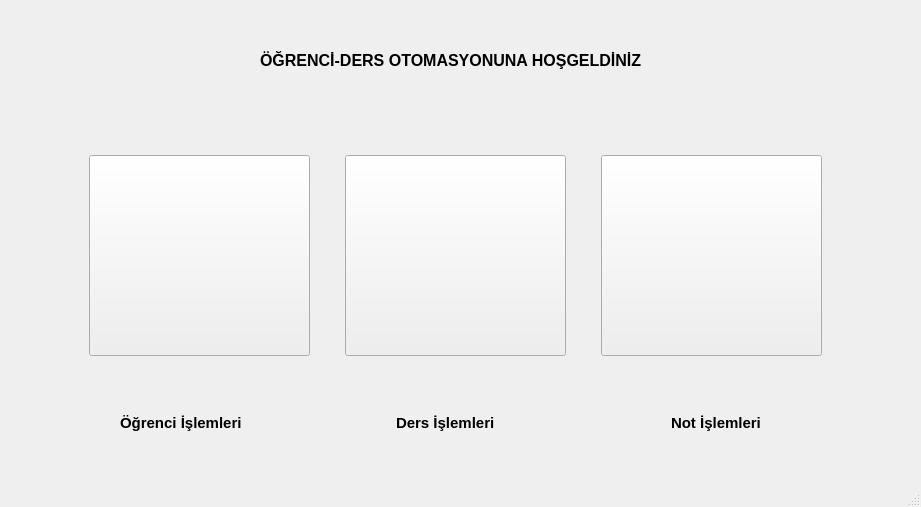
<?xml version="1.0" encoding="UTF-8"?>
<ui version="4.0">
 <class>MainWindow</class>
 <widget class="QMainWindow" name="MainWindow">
  <property name="geometry">
   <rect>
    <x>0</x>
    <y>0</y>
    <width>921</width>
    <height>507</height>
   </rect>
  </property>
  <property name="windowTitle">
   <string>MainWindow</string>
  </property>
  <widget class="QWidget" name="centralwidget">
   <widget class="QLabel" name="label">
    <property name="geometry">
     <rect>
      <x>260</x>
      <y>40</y>
      <width>481</width>
      <height>41</height>
     </rect>
    </property>
    <property name="palette">
     <palette>
      <active>
       <colorrole role="WindowText">
        <brush brushstyle="SolidPattern">
         <color alpha="255">
          <red>255</red>
          <green>0</green>
          <blue>4</blue>
         </color>
        </brush>
       </colorrole>
       <colorrole role="Button">
        <brush brushstyle="SolidPattern">
         <color alpha="255">
          <red>240</red>
          <green>240</green>
          <blue>240</blue>
         </color>
        </brush>
       </colorrole>
       <colorrole role="Light">
        <brush brushstyle="SolidPattern">
         <color alpha="255">
          <red>255</red>
          <green>255</green>
          <blue>255</blue>
         </color>
        </brush>
       </colorrole>
       <colorrole role="Midlight">
        <brush brushstyle="SolidPattern">
         <color alpha="255">
          <red>227</red>
          <green>227</green>
          <blue>227</blue>
         </color>
        </brush>
       </colorrole>
       <colorrole role="Dark">
        <brush brushstyle="SolidPattern">
         <color alpha="255">
          <red>160</red>
          <green>160</green>
          <blue>160</blue>
         </color>
        </brush>
       </colorrole>
       <colorrole role="Mid">
        <brush brushstyle="SolidPattern">
         <color alpha="255">
          <red>160</red>
          <green>160</green>
          <blue>160</blue>
         </color>
        </brush>
       </colorrole>
       <colorrole role="Text">
        <brush brushstyle="SolidPattern">
         <color alpha="255">
          <red>0</red>
          <green>0</green>
          <blue>0</blue>
         </color>
        </brush>
       </colorrole>
       <colorrole role="BrightText">
        <brush brushstyle="SolidPattern">
         <color alpha="255">
          <red>255</red>
          <green>255</green>
          <blue>255</blue>
         </color>
        </brush>
       </colorrole>
       <colorrole role="ButtonText">
        <brush brushstyle="SolidPattern">
         <color alpha="255">
          <red>0</red>
          <green>0</green>
          <blue>0</blue>
         </color>
        </brush>
       </colorrole>
       <colorrole role="Base">
        <brush brushstyle="SolidPattern">
         <color alpha="255">
          <red>255</red>
          <green>255</green>
          <blue>255</blue>
         </color>
        </brush>
       </colorrole>
       <colorrole role="Window">
        <brush brushstyle="SolidPattern">
         <color alpha="255">
          <red>240</red>
          <green>240</green>
          <blue>240</blue>
         </color>
        </brush>
       </colorrole>
       <colorrole role="Shadow">
        <brush brushstyle="SolidPattern">
         <color alpha="255">
          <red>105</red>
          <green>105</green>
          <blue>105</blue>
         </color>
        </brush>
       </colorrole>
       <colorrole role="Highlight">
        <brush brushstyle="SolidPattern">
         <color alpha="255">
          <red>0</red>
          <green>120</green>
          <blue>215</blue>
         </color>
        </brush>
       </colorrole>
       <colorrole role="HighlightedText">
        <brush brushstyle="SolidPattern">
         <color alpha="255">
          <red>255</red>
          <green>255</green>
          <blue>255</blue>
         </color>
        </brush>
       </colorrole>
       <colorrole role="Link">
        <brush brushstyle="SolidPattern">
         <color alpha="255">
          <red>0</red>
          <green>0</green>
          <blue>255</blue>
         </color>
        </brush>
       </colorrole>
       <colorrole role="LinkVisited">
        <brush brushstyle="SolidPattern">
         <color alpha="255">
          <red>255</red>
          <green>0</green>
          <blue>255</blue>
         </color>
        </brush>
       </colorrole>
       <colorrole role="AlternateBase">
        <brush brushstyle="SolidPattern">
         <color alpha="255">
          <red>245</red>
          <green>245</green>
          <blue>245</blue>
         </color>
        </brush>
       </colorrole>
       <colorrole role="NoRole">
        <brush brushstyle="SolidPattern">
         <color alpha="255">
          <red>0</red>
          <green>0</green>
          <blue>0</blue>
         </color>
        </brush>
       </colorrole>
       <colorrole role="ToolTipBase">
        <brush brushstyle="SolidPattern">
         <color alpha="255">
          <red>255</red>
          <green>255</green>
          <blue>220</blue>
         </color>
        </brush>
       </colorrole>
       <colorrole role="ToolTipText">
        <brush brushstyle="SolidPattern">
         <color alpha="255">
          <red>0</red>
          <green>0</green>
          <blue>0</blue>
         </color>
        </brush>
       </colorrole>
       <colorrole role="PlaceholderText">
        <brush brushstyle="SolidPattern">
         <color alpha="128">
          <red>0</red>
          <green>0</green>
          <blue>0</blue>
         </color>
        </brush>
       </colorrole>
      </active>
      <inactive>
       <colorrole role="WindowText">
        <brush brushstyle="SolidPattern">
         <color alpha="255">
          <red>0</red>
          <green>0</green>
          <blue>0</blue>
         </color>
        </brush>
       </colorrole>
       <colorrole role="Button">
        <brush brushstyle="SolidPattern">
         <color alpha="255">
          <red>240</red>
          <green>240</green>
          <blue>240</blue>
         </color>
        </brush>
       </colorrole>
       <colorrole role="Light">
        <brush brushstyle="SolidPattern">
         <color alpha="255">
          <red>255</red>
          <green>255</green>
          <blue>255</blue>
         </color>
        </brush>
       </colorrole>
       <colorrole role="Midlight">
        <brush brushstyle="SolidPattern">
         <color alpha="255">
          <red>227</red>
          <green>227</green>
          <blue>227</blue>
         </color>
        </brush>
       </colorrole>
       <colorrole role="Dark">
        <brush brushstyle="SolidPattern">
         <color alpha="255">
          <red>160</red>
          <green>160</green>
          <blue>160</blue>
         </color>
        </brush>
       </colorrole>
       <colorrole role="Mid">
        <brush brushstyle="SolidPattern">
         <color alpha="255">
          <red>160</red>
          <green>160</green>
          <blue>160</blue>
         </color>
        </brush>
       </colorrole>
       <colorrole role="Text">
        <brush brushstyle="SolidPattern">
         <color alpha="255">
          <red>0</red>
          <green>0</green>
          <blue>0</blue>
         </color>
        </brush>
       </colorrole>
       <colorrole role="BrightText">
        <brush brushstyle="SolidPattern">
         <color alpha="255">
          <red>255</red>
          <green>255</green>
          <blue>255</blue>
         </color>
        </brush>
       </colorrole>
       <colorrole role="ButtonText">
        <brush brushstyle="SolidPattern">
         <color alpha="255">
          <red>0</red>
          <green>0</green>
          <blue>0</blue>
         </color>
        </brush>
       </colorrole>
       <colorrole role="Base">
        <brush brushstyle="SolidPattern">
         <color alpha="255">
          <red>255</red>
          <green>255</green>
          <blue>255</blue>
         </color>
        </brush>
       </colorrole>
       <colorrole role="Window">
        <brush brushstyle="SolidPattern">
         <color alpha="255">
          <red>240</red>
          <green>240</green>
          <blue>240</blue>
         </color>
        </brush>
       </colorrole>
       <colorrole role="Shadow">
        <brush brushstyle="SolidPattern">
         <color alpha="255">
          <red>105</red>
          <green>105</green>
          <blue>105</blue>
         </color>
        </brush>
       </colorrole>
       <colorrole role="Highlight">
        <brush brushstyle="SolidPattern">
         <color alpha="255">
          <red>240</red>
          <green>240</green>
          <blue>240</blue>
         </color>
        </brush>
       </colorrole>
       <colorrole role="HighlightedText">
        <brush brushstyle="SolidPattern">
         <color alpha="255">
          <red>0</red>
          <green>0</green>
          <blue>0</blue>
         </color>
        </brush>
       </colorrole>
       <colorrole role="Link">
        <brush brushstyle="SolidPattern">
         <color alpha="255">
          <red>0</red>
          <green>0</green>
          <blue>255</blue>
         </color>
        </brush>
       </colorrole>
       <colorrole role="LinkVisited">
        <brush brushstyle="SolidPattern">
         <color alpha="255">
          <red>255</red>
          <green>0</green>
          <blue>255</blue>
         </color>
        </brush>
       </colorrole>
       <colorrole role="AlternateBase">
        <brush brushstyle="SolidPattern">
         <color alpha="255">
          <red>245</red>
          <green>245</green>
          <blue>245</blue>
         </color>
        </brush>
       </colorrole>
       <colorrole role="NoRole">
        <brush brushstyle="NoBrush">
         <color alpha="255">
          <red>0</red>
          <green>0</green>
          <blue>0</blue>
         </color>
        </brush>
       </colorrole>
       <colorrole role="ToolTipBase">
        <brush brushstyle="SolidPattern">
         <color alpha="255">
          <red>255</red>
          <green>255</green>
          <blue>220</blue>
         </color>
        </brush>
       </colorrole>
       <colorrole role="ToolTipText">
        <brush brushstyle="SolidPattern">
         <color alpha="255">
          <red>0</red>
          <green>0</green>
          <blue>0</blue>
         </color>
        </brush>
       </colorrole>
       <colorrole role="PlaceholderText">
        <brush brushstyle="SolidPattern">
         <color alpha="128">
          <red>0</red>
          <green>0</green>
          <blue>0</blue>
         </color>
        </brush>
       </colorrole>
      </inactive>
      <disabled>
       <colorrole role="WindowText">
        <brush brushstyle="SolidPattern">
         <color alpha="255">
          <red>120</red>
          <green>120</green>
          <blue>120</blue>
         </color>
        </brush>
       </colorrole>
       <colorrole role="Button">
        <brush brushstyle="SolidPattern">
         <color alpha="255">
          <red>240</red>
          <green>240</green>
          <blue>240</blue>
         </color>
        </brush>
       </colorrole>
       <colorrole role="Light">
        <brush brushstyle="SolidPattern">
         <color alpha="255">
          <red>255</red>
          <green>255</green>
          <blue>255</blue>
         </color>
        </brush>
       </colorrole>
       <colorrole role="Midlight">
        <brush brushstyle="SolidPattern">
         <color alpha="255">
          <red>247</red>
          <green>247</green>
          <blue>247</blue>
         </color>
        </brush>
       </colorrole>
       <colorrole role="Dark">
        <brush brushstyle="SolidPattern">
         <color alpha="255">
          <red>160</red>
          <green>160</green>
          <blue>160</blue>
         </color>
        </brush>
       </colorrole>
       <colorrole role="Mid">
        <brush brushstyle="SolidPattern">
         <color alpha="255">
          <red>160</red>
          <green>160</green>
          <blue>160</blue>
         </color>
        </brush>
       </colorrole>
       <colorrole role="Text">
        <brush brushstyle="SolidPattern">
         <color alpha="255">
          <red>120</red>
          <green>120</green>
          <blue>120</blue>
         </color>
        </brush>
       </colorrole>
       <colorrole role="BrightText">
        <brush brushstyle="SolidPattern">
         <color alpha="255">
          <red>255</red>
          <green>255</green>
          <blue>255</blue>
         </color>
        </brush>
       </colorrole>
       <colorrole role="ButtonText">
        <brush brushstyle="SolidPattern">
         <color alpha="255">
          <red>120</red>
          <green>120</green>
          <blue>120</blue>
         </color>
        </brush>
       </colorrole>
       <colorrole role="Base">
        <brush brushstyle="SolidPattern">
         <color alpha="255">
          <red>240</red>
          <green>240</green>
          <blue>240</blue>
         </color>
        </brush>
       </colorrole>
       <colorrole role="Window">
        <brush brushstyle="SolidPattern">
         <color alpha="255">
          <red>240</red>
          <green>240</green>
          <blue>240</blue>
         </color>
        </brush>
       </colorrole>
       <colorrole role="Shadow">
        <brush brushstyle="SolidPattern">
         <color alpha="255">
          <red>0</red>
          <green>0</green>
          <blue>0</blue>
         </color>
        </brush>
       </colorrole>
       <colorrole role="Highlight">
        <brush brushstyle="SolidPattern">
         <color alpha="255">
          <red>0</red>
          <green>120</green>
          <blue>215</blue>
         </color>
        </brush>
       </colorrole>
       <colorrole role="HighlightedText">
        <brush brushstyle="SolidPattern">
         <color alpha="255">
          <red>255</red>
          <green>255</green>
          <blue>255</blue>
         </color>
        </brush>
       </colorrole>
       <colorrole role="Link">
        <brush brushstyle="SolidPattern">
         <color alpha="255">
          <red>0</red>
          <green>0</green>
          <blue>255</blue>
         </color>
        </brush>
       </colorrole>
       <colorrole role="LinkVisited">
        <brush brushstyle="SolidPattern">
         <color alpha="255">
          <red>255</red>
          <green>0</green>
          <blue>255</blue>
         </color>
        </brush>
       </colorrole>
       <colorrole role="AlternateBase">
        <brush brushstyle="SolidPattern">
         <color alpha="255">
          <red>245</red>
          <green>245</green>
          <blue>245</blue>
         </color>
        </brush>
       </colorrole>
       <colorrole role="NoRole">
        <brush brushstyle="NoBrush">
         <color alpha="255">
          <red>0</red>
          <green>0</green>
          <blue>0</blue>
         </color>
        </brush>
       </colorrole>
       <colorrole role="ToolTipBase">
        <brush brushstyle="SolidPattern">
         <color alpha="255">
          <red>255</red>
          <green>255</green>
          <blue>220</blue>
         </color>
        </brush>
       </colorrole>
       <colorrole role="ToolTipText">
        <brush brushstyle="SolidPattern">
         <color alpha="255">
          <red>0</red>
          <green>0</green>
          <blue>0</blue>
         </color>
        </brush>
       </colorrole>
       <colorrole role="PlaceholderText">
        <brush brushstyle="SolidPattern">
         <color alpha="128">
          <red>0</red>
          <green>0</green>
          <blue>0</blue>
         </color>
        </brush>
       </colorrole>
      </disabled>
     </palette>
    </property>
    <property name="font">
     <font>
      <pointsize>12</pointsize>
      <bold>true</bold>
     </font>
    </property>
    <property name="text">
     <string>ÖĞRENCİ-DERS OTOMASYONUNA HOŞGELDİNİZ</string>
    </property>
   </widget>
   <widget class="QWidget" name="">
    <property name="geometry">
     <rect>
      <x>120</x>
      <y>410</y>
      <width>821</width>
      <height>26</height>
     </rect>
    </property>
    <layout class="QHBoxLayout" name="horizontalLayout_2">
     <item>
      <widget class="QLabel" name="label_5">
       <property name="font">
        <font>
         <pointsize>11</pointsize>
         <bold>true</bold>
        </font>
       </property>
       <property name="text">
        <string>Öğrenci İşlemleri</string>
       </property>
      </widget>
     </item>
     <item>
      <widget class="QLabel" name="label_6">
       <property name="font">
        <font>
         <pointsize>11</pointsize>
         <bold>true</bold>
        </font>
       </property>
       <property name="text">
        <string>Ders İşlemleri</string>
       </property>
      </widget>
     </item>
     <item>
      <widget class="QLabel" name="label_7">
       <property name="font">
        <font>
         <pointsize>11</pointsize>
         <bold>true</bold>
        </font>
       </property>
       <property name="text">
        <string>Not İşlemleri</string>
       </property>
      </widget>
     </item>
    </layout>
   </widget>
   <widget class="QWidget" name="">
    <property name="geometry">
     <rect>
      <x>60</x>
      <y>120</y>
      <width>791</width>
      <height>271</height>
     </rect>
    </property>
    <layout class="QHBoxLayout" name="horizontalLayout">
     <item>
      <widget class="QPushButton" name="pushButton_ogris">
       <property name="maximumSize">
        <size>
         <width>221</width>
         <height>201</height>
        </size>
       </property>
       <property name="text">
        <string/>
       </property>
       <property name="icon">
        <iconset>
         <normalon>:/resimler/images/ogr.jpg</normalon>
        </iconset>
       </property>
       <property name="iconSize">
        <size>
         <width>225</width>
         <height>220</height>
        </size>
       </property>
      </widget>
     </item>
     <item>
      <widget class="QPushButton" name="pushButton_dersis">
       <property name="maximumSize">
        <size>
         <width>221</width>
         <height>201</height>
        </size>
       </property>
       <property name="text">
        <string/>
       </property>
       <property name="icon">
        <iconset resource="resources.qrc">
         <normaloff>:/resimler/images/ders.jpg</normaloff>
         <normalon>:/resimler/images/ders.jpg</normalon>:/resimler/images/ders.jpg</iconset>
       </property>
       <property name="iconSize">
        <size>
         <width>225</width>
         <height>220</height>
        </size>
       </property>
      </widget>
     </item>
     <item>
      <widget class="QPushButton" name="pushButton_notis">
       <property name="maximumSize">
        <size>
         <width>221</width>
         <height>201</height>
        </size>
       </property>
       <property name="text">
        <string/>
       </property>
       <property name="icon">
        <iconset>
         <normalon>:/resimler/images/notlar.jpg</normalon>
        </iconset>
       </property>
       <property name="iconSize">
        <size>
         <width>225</width>
         <height>220</height>
        </size>
       </property>
      </widget>
     </item>
    </layout>
   </widget>
  </widget>
  <widget class="QStatusBar" name="statusbar"/>
 </widget>
 <resources>
  <include location="resources.qrc"/>
 </resources>
 <connections/>
</ui>
